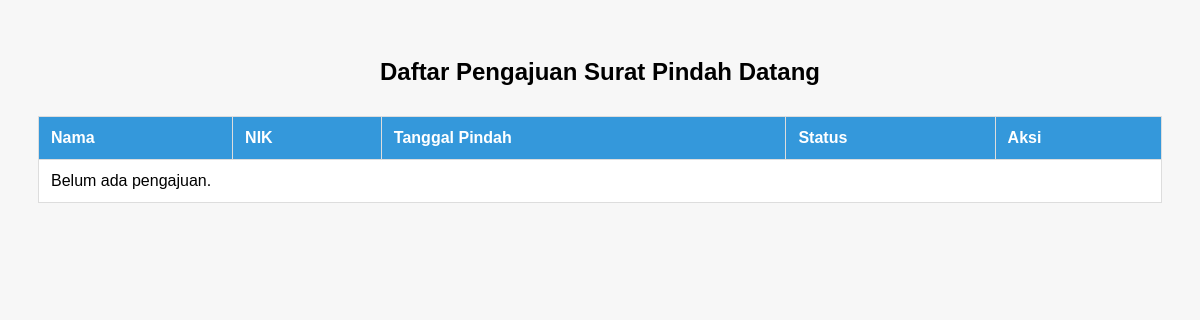
Page /datang/pindah-datang/ (signed in) on the earlier database version.
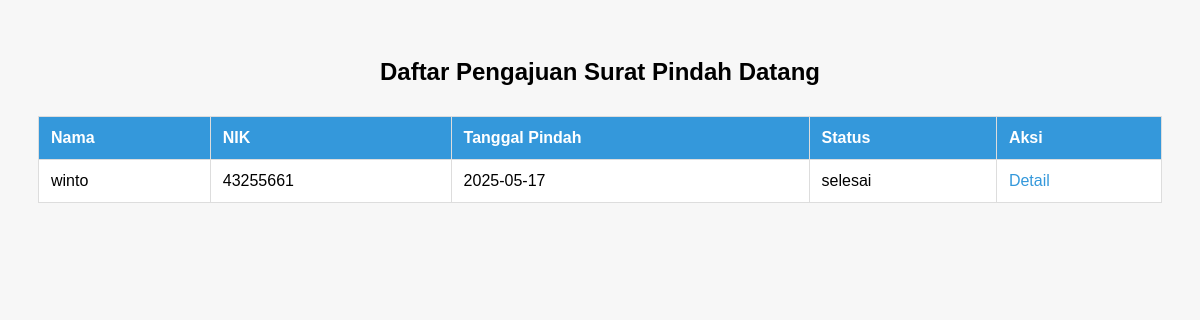
Same page on the later database version.
### kembang/models.py (models this page shows, shortened)
class PindahDatang(models.Model):
    user = models.ForeignKey(User, on_delete=models.CASCADE)
    nama = models.CharField(max_length=100)
    nik = models.CharField(max_length=16)
    asal_daerah = models.CharField(max_length=100)
    tujuan_daerah = models.CharField(max_length=100)
    tanggal_pindah = models.DateField()
    alasan_pindah = models.TextField()
    kk_lama = models.FileField(upload_to='pindah_datang/kk_lama/')
    ktp = models.FileField(upload_to='pindah_datang/ktp/')
    surat_pengantar = models.FileField(upload_to='pindah_datang/surat_pengantar/')
    status = models.CharField(max_length=20, choices=STATUS_CHOICES, default='diajukan')
    no_whatsapp = models.CharField(max_length=15, verbose_name="No. WhatsApp")  # tambahkan ini
    hasil_surat = models.FileField(upload_to='hasil_surat/akta_kematian/', blank=True, null=True)

### kembang/views.py (the view)
# urls.py: path('datang/pindah-datang/', views.daftar_pindah_datang, name='daftar_pengajuan_pindah_datang'),
@staff_member_required
def daftar_pindah_datang(request):
    pengajuan = PindahDatang.objects.all().order_by('-tanggal_pindah')
    return render(request, 'admin/daftar_datang.html', {'pengajuan': pengajuan})

### kembang/templates/admin/daftar_datang.html (shortened to what this page needs)
{% load static %}
<!DOCTYPE html>
<html lang="id">
<head>
    <link rel="stylesheet" href="{% static 'css/daftar_pindah.css' %}">
</head>
<body>
    <h2>Daftar Pengajuan Surat Pindah Datang</h2>
    <table>
        <thead>
            <tr>
                <th>Nama</th>
                <th>NIK</th>
                <th>Tanggal Pindah</th>
                <th>Status</th>
                <th>Aksi</th>
            </tr>
        </thead>
        <tbody>
            {% for item in pengajuan %}
            <tr>
                <td>{{ item.nama }}</td>
                <td>{{ item.nik }}</td>
                <td>{{ item.tanggal_pindah|date:"Y-m-d" }}</td>
                <td>{{ item.status }}</td>
                <td><a href="{% url 'detail_pengajuan_pindah_datang' item.pk %}">Detail</a></td>
            </tr>
            {% empty %}
            <tr><td colspan="5">Belum ada pengajuan.</td></tr>
            {% endfor %}
        </tbody>
    </table>
</body>
</html>

Differences in the rows shown:
added PindahDatang: nama "winto", nik "43255661", tanggal_pindah "2025-05-17", status "selesai"
Other differences:
text no longer shown: "Belum ada pengajuan."
